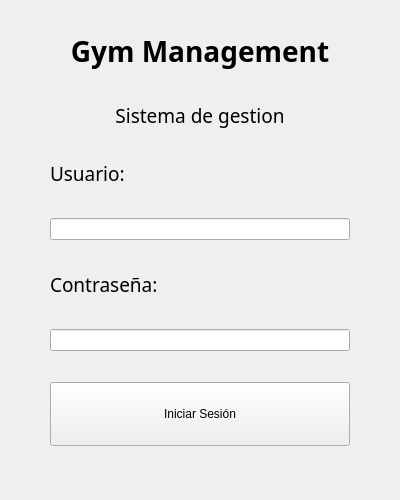
<?xml version="1.0" encoding="UTF-8"?>
<ui version="4.0">
 <class>login_view</class>
 <widget class="QWidget" name="login_view">
  <property name="geometry">
   <rect>
    <x>0</x>
    <y>0</y>
    <width>400</width>
    <height>500</height>
   </rect>
  </property>
  <property name="windowTitle">
   <string>Login</string>
  </property>
  <layout class="QVBoxLayout" name="verticalLayout">
   <property name="spacing">
    <number>10</number>
   </property>
   <property name="leftMargin">
    <number>50</number>
   </property>
   <property name="rightMargin">
    <number>50</number>
   </property>
   <property name="bottomMargin">
    <number>30</number>
   </property>
   <item>
    <widget class="QLabel" name="label">
     <property name="sizePolicy">
      <sizepolicy hsizetype="Preferred" vsizetype="Fixed">
       <horstretch>0</horstretch>
       <verstretch>0</verstretch>
      </sizepolicy>
     </property>
     <property name="font">
      <font>
       <family>Century Gothic</family>
       <pointsize>21</pointsize>
       <bold>true</bold>
      </font>
     </property>
     <property name="text">
      <string>Gym Management</string>
     </property>
     <property name="alignment">
      <set>Qt::AlignmentFlag::AlignCenter</set>
     </property>
    </widget>
   </item>
   <item>
    <widget class="QLabel" name="label_2">
     <property name="sizePolicy">
      <sizepolicy hsizetype="Preferred" vsizetype="Fixed">
       <horstretch>0</horstretch>
       <verstretch>0</verstretch>
      </sizepolicy>
     </property>
     <property name="font">
      <font>
       <family>Century Gothic</family>
       <pointsize>14</pointsize>
      </font>
     </property>
     <property name="text">
      <string>Sistema de gestion</string>
     </property>
     <property name="alignment">
      <set>Qt::AlignmentFlag::AlignCenter</set>
     </property>
    </widget>
   </item>
   <item>
    <widget class="QLabel" name="label_3">
     <property name="sizePolicy">
      <sizepolicy hsizetype="Preferred" vsizetype="Fixed">
       <horstretch>0</horstretch>
       <verstretch>0</verstretch>
      </sizepolicy>
     </property>
     <property name="font">
      <font>
       <family>Century Gothic</family>
       <pointsize>14</pointsize>
      </font>
     </property>
     <property name="text">
      <string>Usuario:</string>
     </property>
     <property name="alignment">
      <set>Qt::AlignmentFlag::AlignLeading|Qt::AlignmentFlag::AlignLeft|Qt::AlignmentFlag::AlignVCenter</set>
     </property>
    </widget>
   </item>
   <item>
    <widget class="QLineEdit" name="input_username"/>
   </item>
   <item>
    <widget class="QLabel" name="label_4">
     <property name="sizePolicy">
      <sizepolicy hsizetype="Preferred" vsizetype="Fixed">
       <horstretch>0</horstretch>
       <verstretch>0</verstretch>
      </sizepolicy>
     </property>
     <property name="font">
      <font>
       <family>Century Gothic</family>
       <pointsize>14</pointsize>
      </font>
     </property>
     <property name="text">
      <string>Contraseña:</string>
     </property>
     <property name="alignment">
      <set>Qt::AlignmentFlag::AlignLeading|Qt::AlignmentFlag::AlignLeft|Qt::AlignmentFlag::AlignVCenter</set>
     </property>
    </widget>
   </item>
   <item>
    <widget class="QLineEdit" name="input_password">
     <property name="echoMode">
      <enum>QLineEdit::EchoMode::Password</enum>
     </property>
    </widget>
   </item>
   <item>
    <widget class="QPushButton" name="btn_login">
     <property name="sizePolicy">
      <sizepolicy hsizetype="Minimum" vsizetype="Fixed">
       <horstretch>0</horstretch>
       <verstretch>0</verstretch>
      </sizepolicy>
     </property>
     <property name="maximumSize">
      <size>
       <width>16777215</width>
       <height>64</height>
      </size>
     </property>
     <property name="text">
      <string>Iniciar Sesión</string>
     </property>
    </widget>
   </item>
  </layout>
 </widget>
 <resources/>
 <connections/>
</ui>
